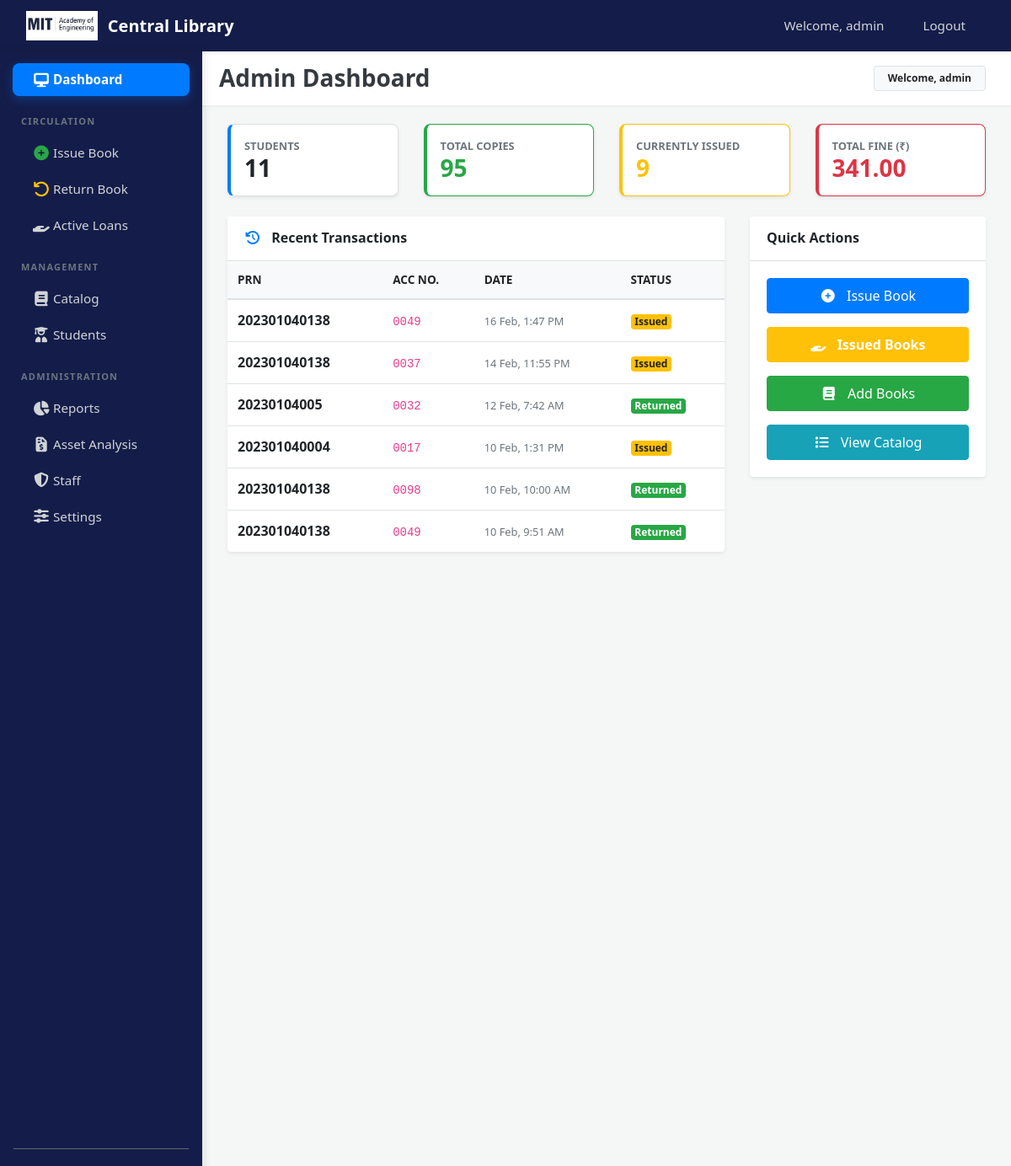
Screenshot of /admin/dashboard.php (signed in) with the database file from the repository.
### tables this page shows
CREATE TABLE `issued_books` (
  `id` int(11) NOT NULL,
  `accession_number` varchar(10) DEFAULT NULL,
  `prn` varchar(20) NOT NULL,
  `status` tinyint(1) NOT NULL COMMENT '1=Active/Issued, 0=Returned, 2=Lost/Damaged',
  `issue_date` datetime NOT NULL,
  `due_date` date DEFAULT NULL,
  `return_date` date DEFAULT NULL,
  `fine` int(11) DEFAULT 0
);

### admin/dashboard.php (the view, shortened to what this page needs)
<?php
require_once "../includes/header.php";
$total_users = mysqli_fetch_assoc(mysqli_query($connection, "SELECT COUNT(*) as count FROM users"))['count'];
$total_books = mysqli_fetch_assoc(mysqli_query($connection, "SELECT COUNT(*) as count FROM books"))['count'];
$issued_now = mysqli_fetch_assoc(mysqli_query($connection, "SELECT COUNT(*) as count FROM issued_books WHERE status = 1"))['count'];
$total_fine = mysqli_fetch_assoc(mysqli_query($connection, "SELECT SUM(fine) as total FROM issued_books WHERE status = 0"))['total'] ?? 0;
?>
<div class="main-wrapper">
    <?php include "../sidebar.php"; ?>
    <div class="content-area">
        <div class="sticky-header d-flex justify-content-between align-items-center">
            <h3 class="m-0 font-weight-bold text-dark">Admin Dashboard</h3>
            <div class="text-right">
                <span class="badge badge-light border px-3 py-2">Welcome, <?php echo $_SESSION['username'] ?? 'Admin'; ?></span>
            </div>
        </div>
        <div class="main-content">
            <div class="row mb-4">
                <div class="col-md-3">
                    <div class="card card-stats shadow-sm p-3 bg-white">
                        <small class="text-muted font-weight-bold">STUDENTS</small>
                        <h3 class="m-0 font-weight-bold"><?php echo $total_users; ?></h3>
                    </div>
                </div>
                <div class="col-md-3">
                    <div class="card card-stats shadow-sm p-3 bg-white border-success">
                        <small class="text-muted font-weight-bold">TOTAL COPIES</small>
                        <h3 class="m-0 font-weight-bold text-success"><?php echo $total_books; ?></h3>
                    </div>
                </div>
                <div class="col-md-3">
                    <div class="card card-stats shadow-sm p-3 bg-white border-warning">
                        <small class="text-muted font-weight-bold">CURRENTLY ISSUED</small>
                        <h3 class="m-0 font-weight-bold text-warning"><?php echo $issued_now; ?></h3>
                    </div>
                </div>
                <div class="col-md-3">
                    <div class="card card-stats shadow-sm p-3 bg-white border-danger">
                        <small class="text-muted font-weight-bold">TOTAL FINE (₹)</small>
                        <h3 class="m-0 font-weight-bold text-danger"><?php echo number_format($total_fine, 2); ?></h3>
                    </div>
                </div>
            </div>
            <div class="row">
                <div class="col-md-8">
                    <div class="card shadow-sm border-0">
                        <div class="card-header bg-white py-3">
                            <h6 class="m-0 font-weight-bold"><i class="fas fa-history mr-2 text-primary"></i> Recent Transactions</h6>
                        </div>
                        <div class="card-body p-0">
                            <div class="table-responsive">
                                <table class="table table-hover mb-0">
                                    <thead>
                                        <tr>
                                            <th>PRN</th>
                                            <th>Acc No.</th>
                                            <th>Date</th>
                                            <th>Status</th>
                                        </tr>
                                    </thead>
                                    <tbody>
                                        <?php
                                        $recent = mysqli_query($connection, "SELECT * FROM issued_books ORDER BY issue_date DESC LIMIT 6");
                                        while($row = mysqli_fetch_assoc($recent)) {
                                            $status = $row['status'] == 1
                                                ? '<span class="badge badge-warning">Issued</span>'
                                                : '<span class="badge badge-success">Returned</span>';
                                            $display_date = date('d M, g:i A', strtotime($row['issue_date']));
                                            echo "<tr>
                                                    <td class='font-weight-bold'>{$row['prn']}</td>
                                                    <td><code>{$row['accession_number']}</code></td>
                                                    <td><small class='text-muted'>$display_date</small></td>
                                                    <td>$status</td>
                                                </tr>";
                                        }
                                        ?>
                                    </tbody>
                                </table>
                            </div>
                        </div>
                    </div>
                </div>
                <div class="col-md-4">
                    <div class="card shadow-sm border-0 mb-4">
                        <div class="card-header bg-white py-3">
                            <h6 class="m-0 font-weight-bold">Quick Actions</h6>
                        </div>
                        <div class="card-body">
                            <a href="issue-book.php" class="btn btn-primary btn-block py-2 mb-3">
                                <i class="fas fa-plus-circle mr-2"></i> Issue Book
                            </a>
                            <a href="view-issued-books.php" class="btn btn-warning btn-block py-2 mb-3 text-white font-weight-bold">
                                <i class="fas fa-hand-holding mr-2"></i> Issued Books
                            </a>
                            <a href="add-book.php" class="btn btn-success btn-block py-2 mb-3">
                                <i class="fas fa-book mr-2"></i> Add Books
                            </a>
                            <a href="manage-books.php" class="btn btn-info btn-block py-2">
                                <i class="fas fa-list mr-2"></i> View Catalog
                            </a>
                        </div>
                    </div>
                </div>
            </div>
        </div>
    </div>
</div>
<?php include "../includes/footer.php"; ?>

### includes/header.php (shortened to what this page needs)
<!DOCTYPE html>
<html lang="en">
<head>
    <link rel="stylesheet" href="../assets/css/bootstrap.min.css">
    <link rel="stylesheet" href="../assets/css/all.min.css">
</head>
<body>
<?php if(isset($_SESSION['role'])): ?>
<nav class="navbar navbar-expand-lg navbar-custom shadow-sm">
    <div class="container-fluid">
        <a class="navbar-brand font-weight-bold d-flex align-items-center" href="#">
            <img src="../assets/images/logo.jpg" alt="MIT AOE Logo"
                style="height: 35px; width: auto; margin-right: 12px; filter: brightness(-1) invert(1);">
            <span>Central Library</span>
        </a>
        <div class="collapse navbar-collapse" id="navbarNav">
            <ul class="navbar-nav ml-auto">
                <li class="nav-item">
                    <span class="nav-link">Welcome, <?php echo $_SESSION['username'] ?? 'User'; ?></span>
                </li>
                <li class="nav-item">
                    <a class="nav-link text-danger" href="../logout.php">Logout</a>
                </li>
            </ul>
        </div>
    </div>
</nav>
<?php endif; ?>

### sidebar.php (shortened to what this page needs)
<?php
$current_page = basename($_SERVER['PHP_SELF']);
?>
<div class="sidebar">
    <div class="pt-1 text-center">
    </div>
    <nav class="nav flex-column mt-2">
        <a class="nav-link <?php echo ($current_page == 'dashboard.php') ? 'active-link' : ''; ?>"
           href="<?php echo BASE_URL . ($_SESSION['role'] == 'admin' ? 'admin/dashboard.php' : 'staff/dashboard.php'); ?>">
            <i class="fas fa-desktop"></i> Dashboard
        </a>
        <div class="nav-label">Circulation</div>
        <a class="nav-link <?php echo ($current_page == 'issue-book.php') ? 'active-link' : ''; ?>"
           href="<?php echo BASE_URL; ?>admin/issue-book.php">
            <i class="fas fa-plus-circle text-success"></i> Issue Book
        </a>
        <a class="nav-link <?php echo ($current_page == 'return-book.php') ? 'active-link' : ''; ?>"
           href="<?php echo BASE_URL; ?>admin/return-book.php">
            <i class="fas fa-undo text-warning"></i> Return Book
        </a>
        <a class="nav-link <?php echo ($current_page == 'view-issued-books.php') ? 'active-link' : ''; ?>"
           href="<?php echo BASE_URL; ?>admin/view-issued-books.php">
            <i class="fas fa-hand-holding"></i> Active Loans
        </a>
        <div class="nav-label">Management</div>
        <a class="nav-link <?php echo ($current_page == 'manage-books.php') ? 'active-link' : ''; ?>"
           href="<?php echo BASE_URL; ?>admin/manage-books.php">
            <i class="fas fa-book"></i> Catalog
        </a>
        <a class="nav-link <?php echo ($current_page == 'manage-users.php') ? 'active-link' : ''; ?>"
           href="<?php echo BASE_URL; ?>admin/manage-users.php">
            <i class="fas fa-user-graduate"></i> Students
        </a>
        <?php if($_SESSION['role'] === 'admin'): ?>
            <div class="nav-label">Administration</div>
            <a class="nav-link <?php echo ($current_page == 'fine-stats.php') ? 'active-link' : ''; ?>"
            href="<?php echo BASE_URL; ?>admin/fine-stats.php">
                <i class="fas fa-chart-pie"></i> Reports
            </a>
            <a class="nav-link <?php echo ($current_page == 'spend-analysis.php') ? 'active-link' : ''; ?>"
            href="<?php echo BASE_URL; ?>admin/spend-analysis.php">
                <i class="fas fa-file-invoice-dollar"></i> Asset Analysis
            </a>
            <a class="nav-link <?php echo ($current_page == 'manage-staff.php' || $current_page == 'add-staff.php') ? 'active-link' : ''; ?>"
            href="<?php echo BASE_URL; ?>admin/manage-staff.php">
                <i class="fas fa-shield-alt"></i> Staff
            </a>
            <a class="nav-link <?php echo ($current_page == 'settings.php') ? 'active-link' : ''; ?>"
            href="<?php echo BASE_URL; ?>admin/settings.php">
                <i class="fas fa-sliders-h"></i> Settings
            </a>
        <?php endif; ?>
    </nav>
    <div class="mt-auto mb-4 px-3">
        <hr class="bg-secondary opacity-25">
    </div>
</div>

### includes/footer.php (shortened to what this page needs)
</body>
</html>

### includes/header.php (style rules this page uses)
body { background-color: #f4f7f6; font-family: 'Segoe UI', Tahoma, Geneva, Verdana, sans-serif; }
.navbar-custom { background-color: #141D49; }
.navbar-custom .navbar-brand, .navbar-custom .nav-link { color: #ffffff; }
.sidebar { height: 100vh; background: #343a40; color: white; position: fixed; width: 240px; }
.main-content { margin-left: 240px; padding: 30px; }

### admin/dashboard.php (style rules this page uses)
html, body { height: 100vh; overflow: hidden; background-color: #f4f7f6; }
.main-wrapper { display: flex; height: 100vh; width: 100vw; }
.content-area { flex-grow: 1; display: flex; flex-direction: column; overflow: hidden; margin-left: 0; }
.sticky-header { background: white; border-bottom: 2px solid #eee; padding: 15px 30px; margin-left: 230px; flex-shrink: 0; }
.main-content { padding: 20px 30px; flex-grow: 1; overflow-y: auto; }
.card-stats { border-left: 4px solid #007bff; border-radius: 8px; }
.table thead th { border-top: none; background: #f8f9fa; font-size: 0.85rem; text-transform: uppercase; }

### sidebar.php (style rules this page uses)
.sidebar { width: 240px; background: #141D49; position: fixed; height: 100vh; z-index: 1050; display: flex; flex-direction: column; box-shadow: 2px 0 10px rgba(0,0,0,0.1); }
.nav-link { color: #d1d4d7 !important; padding: 8px 20px; margin: 2px 15px; border-radius: 8px; transition: 0.2s all; display: flex; align-items: center; font-size: 0.95rem; }
.nav-link i { width: 28px; font-size: 1.1rem; }
.active-link { background: #007bff !important; color: #ffffff !important; font-weight: 600; box-shadow: 0 4px 12px rgba(0, 123, 255, 0.3); }
.nav-label { font-size: 11px; text-transform: uppercase; letter-spacing: 1.2px; color: #6c757d; margin: 20px 0 8px 25px; font-weight: 700; }

### rows the page displays
issued_books: prn "202301040138", accession_number "0049", issue_date "16 Feb, 1:47 PM", status "Issued"
issued_books: prn "202301040138", accession_number "0037", issue_date "14 Feb, 11:55 PM", status "Issued"
issued_books: prn "20230104005", accession_number "0032", issue_date "12 Feb, 7:42 AM", status "Returned"
issued_books: prn "202301040004", accession_number "0017", issue_date "10 Feb, 1:31 PM", status "Issued"
issued_books: prn "202301040138", accession_number "0098", issue_date "10 Feb, 10:00 AM", status "Returned"
issued_books: prn "202301040138", accession_number "0049", issue_date "10 Feb, 9:51 AM", status "Returned"

### other values shown
$_SESSION['username'] "admin"
$total_users "11"
$total_books "95"
$issued_now "9"
$total_fine "341.00"
